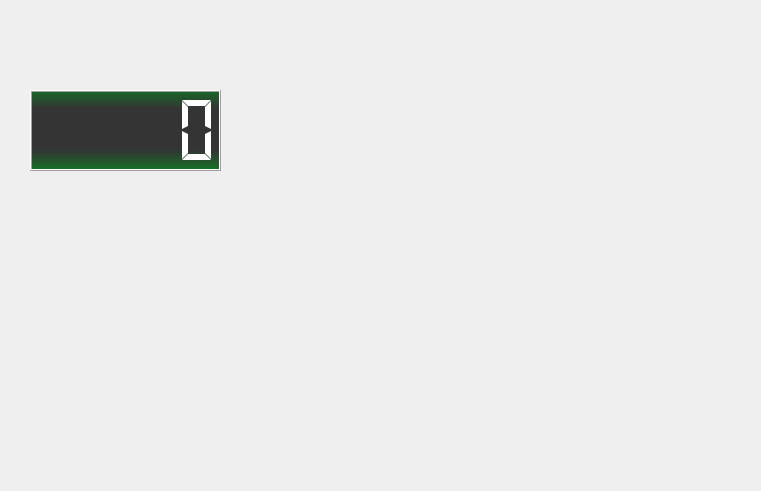
<?xml version="1.0" encoding="UTF-8"?>
<ui version="4.0">
 <class>Form</class>
 <widget class="QWidget" name="Form">
  <property name="geometry">
   <rect>
    <x>0</x>
    <y>0</y>
    <width>761</width>
    <height>491</height>
   </rect>
  </property>
  <property name="minimumSize">
   <size>
    <width>761</width>
    <height>491</height>
   </size>
  </property>
  <property name="maximumSize">
   <size>
    <width>761</width>
    <height>491</height>
   </size>
  </property>
  <property name="windowTitle">
   <string>Form</string>
  </property>
  <property name="styleSheet">
   <string notr="true">QLCDNumber {
	font-size: 36px;
	color: white;
	font-weight: bold;
	background: qlineargradient(spread:reflect, x1:0, y1:1, x2:0, y2:0.483, stop:0 rgba(19, 115, 38, 255), stop:0.51 rgba(52, 52, 52, 255));
	padding: 2px;
}</string>
  </property>
  <widget class="QLabel" name="label">
   <property name="geometry">
    <rect>
     <x>0</x>
     <y>0</y>
     <width>761</width>
     <height>491</height>
    </rect>
   </property>
   <property name="text">
    <string/>
   </property>
   <property name="pixmap">
    <pixmap resource="schema_res.qrc">:/image/schema.png</pixmap>
   </property>
  </widget>
  <widget class="QLCDNumber" name="channel0">
   <property name="geometry">
    <rect>
     <x>30</x>
     <y>90</y>
     <width>191</width>
     <height>81</height>
    </rect>
   </property>
   <property name="smallDecimalPoint">
    <bool>false</bool>
   </property>
   <property name="digitCount">
    <number>5</number>
   </property>
   <property name="mode">
    <enum>QLCDNumber::Dec</enum>
   </property>
   <property name="segmentStyle">
    <enum>QLCDNumber::Flat</enum>
   </property>
  </widget>
 </widget>
 <resources>
  <include location="schema_res.qrc"/>
 </resources>
 <connections/>
</ui>
